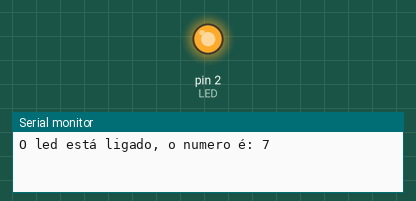
A sketch run on a simulated Arduino Uno, built with avr-gcc and run on an emulated ATmega328P. On the bench: output pins drawn as LEDs (lit = HIGH), the last lines printed to the serial monitor. Random numbers use the default seed unless the sketch sets one.

Above: at 0.1 s.
At 36.1 s:
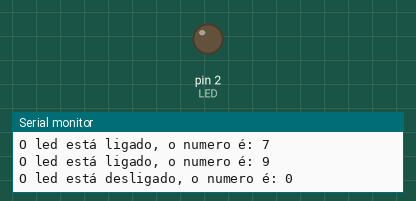
Timing chart, 0 to 37.6 s (numbered marks = the images above):
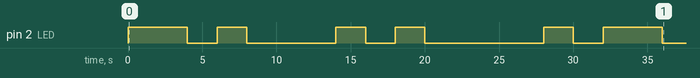

The sketch:

2X04RandomJFim.ino
```cpp
/* Gere um número aleatório de 1 a 10 a cada 2 segundos e decida se o LED vai estar ligado (> que 5)
ou desligado (< que 5) plotando na tela do terminal, o valor obtido e a decisão tomada. */

#define LED 2
#define BOTAO 4

void setup()
{
  Serial.begin(115200);
  pinMode(LED, OUTPUT);
  pinMode(BOTAO, INPUT);
}

void loop()
{
  int min = 0;
  int max = 10;
  int aleatorio = random(min,max);
  String ligado = "O led está ligado, o numero é: ";
  String desligado = "O led está desligado, o numero é: ";
  if(aleatorio >5)
  {
    digitalWrite(LED, HIGH);
    Serial.println(ligado + aleatorio);
  }
  else
  {
    digitalWrite(LED, LOW);
    Serial.println(desligado + aleatorio);
  }
  delay(2000);
}
```

Measured:
- by itself, pin 2 (LED): LOW → HIGH at 0.00 s, → LOW 4.0 s later, → HIGH 2.0 s later, → LOW 2.0 s later, … (12 changes in this stretch)
